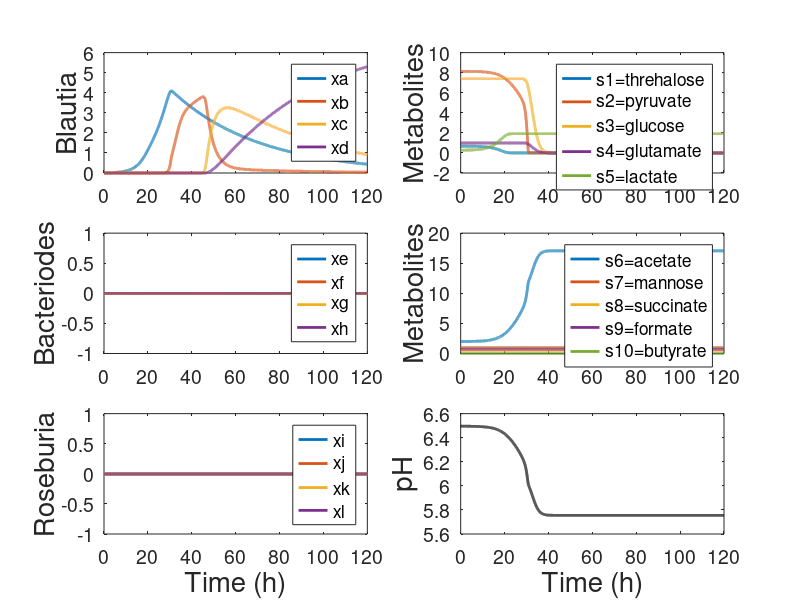

Write MATLAB code to recreate this figure.
function monocultures

clear
clc

%%% Initial conditions  

xa=0.00677;  % Bh consuming threhalose (0.00677 for monoculture)
xb=0;        % Bh consuming glucose
xc=0;        % Bh inactive
xd=0;        % Bh dead
xe=0;        % Bt consuming glucose (0.0677 for monoculture)
xf=0;        % Bt consuming mannose
xg=0;        % Bt inactive
xh=0;        % Bt dead
xi=0;        % Ri consuming glucose (0.004 for monoculture)
xj=0;        % Ri consuming lactate + acetate
xk=0;        % Ri consuming inactive
xl=0;        % Ri consuming dead

s1=0.6845;    % trehalose
s2=8.1368;    % pyruvate 
s3=7.4126;    % glucose
s4=1.0000;    % glutamate
s5=0.2723;    % lactate
s6=1.9912;    % acetate
s7=1.0000;    % mannose
s8=0.4450;    % succinate
s9=0.6998;    % formate
s10=0.0037;   % butyrate

S0=[s1,s2,s3,s4,s5,s6,s7,s8,s9,s10];
X0=[xa,xb,xc,xd,xe,xf,xg,xh,xi,xj,xk,xl];
v0=[X0,S0];


%%% Time

trans=0;
tend=120;
tstep=0.01;

ttt=[trans tend tstep];


%%% Simulation

[t,v]=run(v0,ttt);


%%% Figure

figure(1)
set(figure(1),'position',[600 300 1000 800])
clf

subplot(3,2,1)

plot(t,v(:,1:4),'LineWidth',2); % blautia
L=legend('xa','xb','xc','xd');

%xlim([0 tend])
%ylim([0 1])
set(gca,'XTickLabel',get(gca,'XTickLabel'),'fontsize',14)
%xlabel('Time (h)','FontSize',20)
ylabel('Blautia','FontSize',20)

subplot(3,2,3)

plot(t,v(:,5:8),'LineWidth',2); % bacteroides
L=legend('xe','xf','xg','xh');

%xlim([0 tend])
%ylim([0 1])
set(gca,'XTickLabel',get(gca,'XTickLabel'),'fontsize',14)
%xlabel('Time (h)','FontSize',20)
ylabel('Bacteriodes','FontSize',20)


subplot(3,2,5)

plot(t,v(:,9:12),'LineWidth',2); % roseburia
L=legend('xi','xj','xk','xl');

%xlim([0 tend])
%ylim([0 1])
set(gca,'XTickLabel',get(gca,'XTickLabel'),'fontsize',14)
xlabel('Time (h)','FontSize',20)
ylabel('Roseburia','FontSize',20)


subplot(3,2,2)

plot(t,v(:,13:17),'LineWidth',2)
L=legend('s1=threhalose','s2=pyruvate','s3=glucose','s4=glutamate','s5=lactate');

%xlim([0 tend])
%ylim([0 1])
set(gca,'XTickLabel',get(gca,'XTickLabel'),'fontsize',14)
%xlabel('Time (h)','FontSize',20)
ylabel('Metabolites','FontSize',20)


subplot(3,2,4)

plot(t,v(:,18:22),'LineWidth',2)
%L=legend('s1','s2','s3','s4','s5','s6','s7','s8','s9','s10');
L=legend('s6=acetate','s7=mannose','s8=succinate','s9=formate','s10=butyrate');

%xlim([0 tend])
%ylim([0 1])
set(gca,'XTickLabel',get(gca,'XTickLabel'),'fontsize',14)
%xlabel('Time (h)','FontSize',20)
ylabel('Metabolites','FontSize',20)


subplot(3,2,6)

ph=fph(v(:,18),v(:,20),v(:,22));
plot(t,ph,'k','LineWidth',2)
set(gca,'XTickLabel',get(gca,'XTickLabel'),'fontsize',14)
%xlim([0 tend])
%ylim([0 1])

xlabel('Time (h)','FontSize',20)
ylabel('pH','FontSize',20)



% ====================================================================
% Run
% ====================================================================

function [t,x]=run(v0,ttt)

trans=ttt(1);
tend=ttt(2);
tstep=ttt(3);

ttrans = [0:tstep:trans];
tspan = [0:tstep:tend];
option = odeset('RelTol', 1e-6);

if trans > 0 
    [t x] = ode45(@myequa,ttrans,v0,option);
    v0=x(end,:);
end

[t x] = ode45(@myequa,tspan,v0,option);


% ====================================================================
% Phi
% ====================================================================

function f = phi(ph,a,b)

f=(b^a/gamma(a))*ph^(a-1)*exp(-b*ph);


% ====================================================================
% Ph
% ====================================================================

function ph = fph(s6,s8,s10)

ph= - 0.0491*s6 - 0.0972*s8 - 0.0436*s10 + 6.6369;

ph=max(3,ph);
ph=min(10,ph);


% ====================================================================
% Equations
% ====================================================================

function dv = myequa(t,vv)

%%% variables

xa=vv(1);
xb=vv(2);
xc=vv(3);
xd=vv(4);
xe=vv(5);
xf=vv(6);
xg=vv(7);
xh=vv(8);
xi=vv(9);
xj=vv(10);
xk=vv(11);
xl=vv(12);

s1=vv(13);
s2=vv(14);
s3=vv(15);
s4=vv(16);
s5=vv(17);
s6=vv(18);
s7=vv(19);
s8=vv(20);
s9=vv(21);
s10=vv(22);

%%% parameters

ph=fph(s6,s8,s10); 

mumaxxa=0.19279348;     % xa_mumax	
mumaxxb=0.9781041;      % xb_mumax	
pxa=6.8180188;          % xa_pHopt
pxb=6.539596;           % xb_pHopt
axa=46.2739563;         % xa_pHalpha	
axb=62.518901;          % xb_pHalpha	
Kxas1=0.287608;         % xa_k_s1	
Kxas2=2.391651;         % xa_k_s2	 
Kxbs3=0.1039681;        % xb_k_s3	
Kxbs4=1.2700485;        % xb_k_s4	
Kxbs2=0.5;              % xb_k_s2	
gxas1=1.2417776;        % xa_g_s1	
gxas2=1.0;              % xa_g_s2	
gxas6s1=1.60E-10;       % xa_g_s6_s1 
gxas5s1=3;              % xa_g_s5_s1
gxas6s2=1.86995;        % xa_g_s6_s2
gxbs3=3.76388;          % xb_g_s3	  
gxbs4=0.5;              % xb_g_s4   
gxbs2=10.0;             % xb_g_s2  
gxbs6s3s4=3;            % xb_g_s6_s3_s4
gxbs6s2=5;              % xb_g_s6_s2	
r1=0.0250945;           % z1_r	
r2=1.5;                 % z2_r  
r3=0.00001;             % z3_r  
r4=0.29603745;          % z4_r	
r5=0.03555697;          % z5_r	
l1s1=4.57E-08;          % z1_l_s1	 
l2s1=0.21;              % z2_l_s1  
l4s3s4=0.1E-3;          % z4_l_s3_s4
l3s3s4=0.000129335;     % z4_l_s3_s4	

h1s1=1.0;               % z1_h_s1	  
h2s1=50;                % z2_h_s1  
h4s3s4=2.9055457;       % z4_h_s3_s4	
mumaxxe=0.9215459;      % xe_mumax	
mumaxxf=1.1965073;      % xf_mumax	
pxe=7.507812;           % xe_pHopt	
pxf=6.984095;           % xf_pHopt
axe=59.82343;           % xe_pHalpha
axf=71.8164;            % xf_pHalpha	
Kxes3=0.35302;          % xe_k_s3	 
Kxes2=10.0;             % xe_k_s2	 
Kxfs7=0.10598211;       % xf_k_s7	   
gxes2=2.9010309;        % xe_g_s2	   
gxes3=1.0269754;        % xe_g_s3	   
gxes5s2=1.71819;        % xe_g_s5_s2
gxes6s2=0.260295;       % xe_g_s6_s2
gxes6s3=0.9966;         % xe_g_s6_s3
gxes8s3=0.62527;        % xe_g_s8_s3
gxes9s2=0.61589;        % xe_g_s9_s2
gxfs7=0.4040234;        % xf_g_s7	   
gxfs6s7=0.853242;       % xf_g_s6_s7
gxfs8s7=2.025524;       % xf_g_s8_s7
r6=1.4959078;           % z6_r 
r7=0.9575532;           % z7_r 
r8=0.0765445;           % z8_r 
r9=0.0044568;           % z9_r 
r10=0.0001;             % z10_r
l6s3=0.009919;          % z6_l_s3	 
l6s7=0.509946;          % z6_l_s7	
l7s3=0.0065072;         % z7_l_s3	
l7ph=5.5;               % z7_l_pH 

l8s7=7.162E-07;         % z8_l_s7	 
l8ph=5.5;               % z8_l_pH 
l10s3=0.5;              % z10_l_s3  
h6s3=1.0006644;         % z6_h_s3	
h6s7=1.00221;           % z6_h_s7	 
h7s3=1.459916;          % z7_h_s3	 
h7ph=10;                % z7_h_pH  
h8s7=30;                % z8_h_s7	  
h8ph=10;                % z8_h_pH  
h10s3=10;               % z10_h_s3
mumaxxi=0.705967;       % xi_mumax
mumaxxj=0.0153452;      % xj_mumax
pxi=7.768276;           % xi_pHopt
pxj=7.6243042;          % xj_pHopt
axi=39.525597;          % xi_pHalpha
axj=20;                 % xj_pHalpha
Kxis2=0.547523;         % xi_k_s2
Kxis3=6.8653727;        % xi_k_s3	
Kxjs5=9.999458;         % xj_k_s5
Kxjs6=0.2756123;        % xj_k_s6
gxis2=2.78375132;       % xi_g_s2
gxis3=1.7594803;        % xi_g_s3
gxjs5=1.9604511;        % xj_g_s5
gxjs6=0.853387;         % xj_g_s6
gxis5s3=0.377444;       % xi_g_s5_s3 
gxis6s2=0.305128;       % xi_g_s6_s2
gxis6s3=0.727664;       % xi_g_s6_s3
gxis10s2=1.994832;      % xi_g_s10_s2
gxis10s3=6.865E-12;     % xi_g_s10_s3
gxjs10s5=2.988196;      % xj_g_s10_s5
gxjs10s6=1.994E-09;     % xj_g_s10_s6
r11=0.0219468;          % z11_r

r12=2.0;                % z12_r
r13=0.01;               % z13_r
r14=0.00001;            % z14_r
r15=0.1;                % z15_r
l11s5=2.331191;         % z11_l_s5
l12s3s2=0.003491;       % z12_l_s3_s2
l15s3s2=8;              % z15_l_s3_s2
h11s5s6=30;             % z11_h_s5
h12s3s2=1.11238;        % z12_h_s3_s2
h15s3s2=50;             % z15_h_s3_s2



%%% equations

Exa=phi(ph,axa,(axa-1)/pxa)/phi(pxa,axa,(axa-1)/pxa);
Exb=phi(ph,axb,(axb-1)/pxb)/phi(pxb,axb,(axb-1)/pxb);
Exe=phi(ph,axe,(axe-1)/pxe)/phi(pxe,axe,(axe-1)/pxe);
Exf=phi(ph,axf,(axf-1)/pxf)/phi(pxf,axf,(axf-1)/pxf);
Exi=phi(ph,axi,(axi-1)/pxi)/phi(pxi,axi,(axi-1)/pxi);
Exj=phi(ph,axj,(axj-1)/pxj)/phi(pxj,axj,(axj-1)/pxj);

Z1=(l1s1^h1s1/(s1^h1s1+l1s1^h1s1))*r1;
Z2=(s1^h2s1/(s1^h2s1+l2s1^h2s1))*r2;
Z3=r3;
Z4=(l4s3s4^h4s3s4/((min(s3,s4))^h4s3s4+l4s3s4^h4s3s4))*r4;
Z5=r5;
Z6=(l6s3^h6s3/(s3^h6s3+l6s3^h6s3))*(s7^h6s7/(s7^h6s7+l6s7^h6s7))*r6;
Z7=(l7s3^h7s3/(s3^h7s3+l7s3^h7s3))*(l7ph^h7ph/(l7ph^h7ph+ph^h7ph))*r7;
Z8=(l8s7^h8s7/(s7^h8s7+l8s7^h8s7))*(l8ph^h8ph/(l8ph^h8ph+ph^h8ph))*r8;
Z9=r9;
Z10=(s3^h10s3/(s3^h10s3+l10s3^h10s3))*r10;
Z11=((s5+s6)^h11s5s6/((s5+s6)^h11s5s6+l11s5^h11s5s6))*r11;
Z12=(l12s3s2^h12s3s2/((s3+s2)^h12s3s2+l12s3s2^h12s3s2))*r12;
Z13=r13;
Z14=r14;
Z15=((s3+s2)^h15s3s2/((s3+s2)^h15s3s2+l15s3s2^h15s3s2))*r15;

dxa=xa*(Exa*mumaxxa*(s1/(s1+Kxas1)+s2/(s2+Kxas2))-(Z1+Z3))+xb*Z2;
dxb=xb*(Exb*mumaxxb*(s3/(s3+Kxbs3)*s4/(s4+Kxbs4)+s2/(s2+Kxbs2))-(Z2+Z4))+xa*Z1;
dxc=xa*Z3+xb*Z4-xc*Z5;
dxd=xc*Z5;
dxe=xe*(Exe*mumaxxe*(s2/(s2+Kxes2)+s3/(s3+Kxes3))-(Z6+Z7))+xf*Z10;
dxf=xf*(Exf*mumaxxf*(s7/(s7+Kxfs7))-(Z8+Z10))+xe*Z6;
dxg=xe*Z7+xf*Z8-xg*Z9;
dxh=xg*Z9;
dxi=xi*(Exi*mumaxxi*(s3/(s3+Kxis3)+s2/(s2+Kxis2))-(Z11+Z12))+xj*Z15;
dxj=xj*(Exj*mumaxxj*(s5/(s5+Kxjs5)+s6/(s6+Kxjs6))-(Z15+Z13))+xi*Z11;
dxk=xj*Z13-xk*Z14;
dxl=xk*Z14;

ds1=-gxas1*(s1/(s1+Kxas1))*Exa*mumaxxa*xa;

ds2=-gxas2*(s2/(s2+Kxas2))*Exa*mumaxxa*xa ...
    -gxbs2*(s2/(s2+Kxbs2))*Exb*mumaxxb*xb ...
    -gxes2*(s2/(s2+Kxes2))*Exe*mumaxxe*xe ...
    -gxis2*(s2/(s2+Kxis2))*Exi*mumaxxi*xi;

ds3=-gxbs3*(s3/(s3+Kxbs3))*(s4/(s4+Kxbs4))*Exb*mumaxxb*xb ...
    -gxes3*(s3/(s3+Kxes3))*Exe*mumaxxe*xe ...
    -gxis3*(s3/(s3+Kxis3))*Exi*mumaxxi*xi;

ds4=-gxbs4*(s3/(s3+Kxbs3))*(s4/(s4+Kxbs4))*Exb*mumaxxb*xb;

ds5=-gxjs5*(s5/(s5+Kxjs5))*Exj*mumaxxj*xj ...
    +gxas5s1*(s1/(s1+Kxas1))*Exa*mumaxxa*xa...
    +gxes5s2*(s2/(s2+Kxes2))*Exe*mumaxxe*xe ...
    +gxis5s3*(s3/(s3+Kxis3))*Exi*mumaxxi*xi ; 

ds6=-gxjs6*(s6/(s6+Kxjs6))*Exj*mumaxxj*xj...
    +((gxas6s1*s1/(s1+Kxas1))+(gxas6s2*s2/(s2+Kxas2)))*Exa*mumaxxa*xa...
    +(gxbs6s3s4*(s3/(s3+Kxbs3))*(s4/(s4+Kxbs4))+gxbs6s2*(s2/(s2+Kxbs2)))*Exb*mumaxxb*xb... 
    +((gxes6s2*s2/(s2+Kxes2))+(gxes6s3*s3/(s3+Kxes3)))*Exe*mumaxxe*xe...
    +(gxfs6s7*s7/(s7+Kxfs7))*Exf*mumaxxf*xf...
    +((gxis6s2*(s2/(s2+Kxis2)))+(gxis6s3*(s3/(s3+Kxis3))))*Exi*mumaxxi*xi;

ds7=-gxfs7*(s7/(s7+Kxfs7))*Exf*mumaxxf*xf;

ds8=gxes8s3*(s3/(s3+Kxes3))*Exe*mumaxxe*xe...
    +(gxfs8s7*s7/(s7+Kxfs7))*Exf*mumaxxf*xf;

ds9=gxes9s2*(s2/(s2+Kxes2))*Exe*mumaxxe*xe;

ds10=((gxis10s2*(s2/(s2+Kxis2)))+(gxis10s3*(s3/(s3+Kxis3))))*Exi*mumaxxi*xi...
     +((gxjs10s5*(s5/(s5+Kxjs5)))+(gxjs10s6*(s6/(s6+Kxjs6))))*Exj*mumaxxj*xj;


dv=[dxa;dxb;dxc;dxd;dxe;dxf;dxg;dxh;dxi;dxj;dxk;dxl;ds1;ds2;ds3;ds4;ds5;ds6;ds7;ds8;ds9;ds10];






